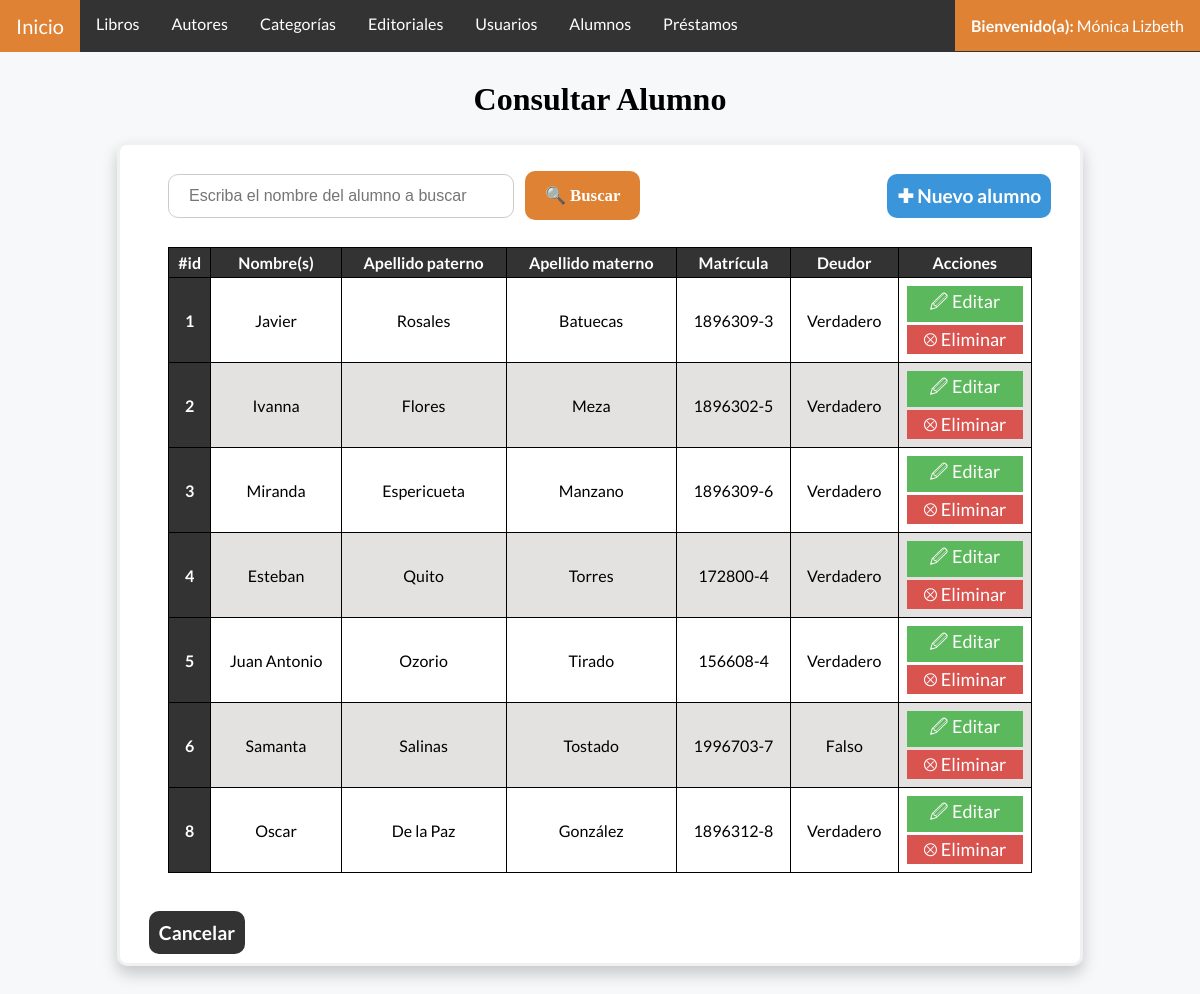
/alumnoConsultar.php (signed in), run on the app's committed database.
### tables this page shows
CREATE TABLE `alumnos` (
  `idAlumno` int(11) NOT NULL AUTO_INCREMENT,
  `nombre` varchar(50) NOT NULL,
  `apellidoPaterno` varchar(30) NOT NULL,
  `apellidoMaterno` varchar(30) DEFAULT NULL,
  `matricula` varchar(9) NOT NULL,
  `deudor` varchar(20) NOT NULL,
  `status` varchar(20) NOT NULL,
  PRIMARY KEY (`idAlumno`)
);

### Conexion.php (called while the page is built, shortened)
<?php
    class Server {
        public $server;
        public $user;
        public $pass;
        public $db;
        public $conexion;
        public function conectar() {
            $this->conexion = new mysqli( $this->server, $this->user, $this->pass, $this->db );
        }
        public function consultarTabla($tabla, $condiciones = null) {
            if ($condiciones === null) {
                $sql = "Select * FROM $tabla WHERE status = 'Activo';";
            }else {
                $sql = "Select * FROM $tabla WHERE $condiciones status = 'Activo';";
            }
            return $this->conexion->query($sql);
        }
    }
    $server = new Server;
    $server->server = "127.0.0.1";
    $server->user = "root";
    $server->pass = "";
    $server->db = "bd_biblioteca";
?>

### alumnoConsultar.php (the view, shortened to what this page needs)
<?php
    include_once ('Conexion.php');
    if(isset($_POST["alumno"])){
        $alumno = $_POST["alumno"];
        $datos = $server->buscarAlumno($alumno);
    }else{
        $alumno = "";
        $datos = $server->consultarTabla("alumnos");
    }
?>
<!DOCTYPE html>
<html lang="es">
<head>
    <link href="css/Estilo.css" rel="stylesheet">
</head>
<body>
    <?php
    include("barraNavegacion.php");
    ?>
    <header>
        <div class="titulo">
            <h1>Consultar Alumno</h1>
        </div>
    </header>
    <div class = "frmFormulario">
    <a class ="agregar" href="alumnoAgregar.php">✚ Nuevo alumno</a>
    <div class="frmMargen2">
        <form class = "frmBuscar" method="post" action= 'alumnoConsultar.php'>
            <input placeholder = "Escriba el nombre del alumno a buscar" name="alumno" value="<?php echo $alumno;?>" type="text" pattern="[\wñÑá-ú\-]+" required>
            <button type="submit" name="buscar">🔍 Buscar</button>
        </form>
        <div class = "tablaDatos">
            <table>
                <thead>
                    <tr>
                        <th scope="col">#id</th>
                        <th scope="col">Nombre(s)</th>
                        <th scope="col">Apellido paterno</th>
                        <th scope="col">Apellido materno</th>
                        <th scope="col">Matrícula</th>
                        <th scope="col">Deudor</th>
                        <th scope="col">Acciones</th>
                    </tr>
                </thead>
                <tbody>
                    <?php
                        while($fila = mysqli_fetch_array($datos)){
                            echo "<tr>";
                            echo "<th scope='row'>".$fila['idAlumno']."</th>";
                            echo "<td>".$fila['nombre']."</td>";
                            echo "<td>".$fila['apellidoPaterno']."</td>";
                            echo "<td>".$fila['apellidoMaterno']."</td>";
                            echo "<td>".$fila['matricula']."</td>";
                            echo "<td>".$fila['deudor']."</td>";
                            echo "<td>
                                    <a class='btnEditar' href='alumnoModificar.php?id=".$fila['idAlumno']."'>🖉 Editar</a>
                                    <a class='btnEliminar' href='alumnoDeshabilitar.php?id=".$fila['idAlumno']."'>⮾ Eliminar</a>
                                </td>";
                            echo "</tr>";
                        }
                    ?>
                </tbody>
            </table>
        </div>
        </div>
        <a class = "cancel" href="alumnoConsultar.php">Cancelar</a>
        <br><br>
    </div>
</body>
</html>

### css/Estilo.css (style rules this page uses)
body { margin: 0; padding: 0; background-color: #F6F8FA; font-family: 'Lato', sans-serif; }
.frmFormulario, .inicio { background-color: white; border: 3px solid #f1f1f1; margin: 5%; margin-top: 2%; margin-right: auto; margin-left: auto; width: 80%; border-radius: 10px; box-shadow: 0px 8px 16px 0px rgba(0,0,0,0.2); ; }
.frmFormulario input[type=text],.frmFormulario input[type=password], .frmFormulario input[type=email], .frmFormulario textarea, .frmFormulario input[type=number], .frmFormulario input[type=date], .frmFormulario select { width: 100%; padding: 12px 20px; margin: 8px 0; display: inline-block; border: 1px solid #ccc; box-sizing: border-box; font-size: 16px; resize: none; }
.frmFormulario button { background-color:#e08234; color: white; padding: 14px 20px; margin: 8px 0; border: none; cursor: pointer; width: 100%; margin-top: 3%; font-family: 'Times New Roman', Times, serif; }
.frmFormulario label, .frmFormulario button { font-weight: bold; font-size: larger; }
h4,h3,h2,h1 { text-align: center; font-family: 'Cambria', Times, serif; }
.frmMargen, .frmMargen2 { margin: 10%; margin-top: 5%; margin-bottom: 5%; }
.frmMargen2 { margin: 5%; margin-top: 0; }
.tablaDatos table { width: 100%; border-collapse: collapse; text-align: center; border-radius: 10px; margin-top: 1%; margin-bottom: 3%; margin-right: auto; margin-left: auto; }
.tablaDatos thead, .tablaDatos th { background-color: #333; color: #ffffff; }
.tablaDatos th, .tablaDatos td { border: #000000 1px solid; padding: 5px; }
.tablaDatos tr:nth-child(even) { background-color: #85807d3b; }
.frmBuscar { font-size: 14px; }
.frmBuscar input[type=text] { width: 40%; border-radius: 10px; }
.frmBuscar button { width: auto; height: auto; border-radius: 10px; margin-left: 1%; }
.cancel, .agregar { color: #ffff; text-decoration: none; font-size: larger; padding: 10px 10px; margin: 3%; border-radius: 10px; font-weight: bold; }
.cancel { background-color: #333; }
.agregar { float:right; background-color: #3a95db; }
.btnEditar, .btnEliminar, .btnDetalles { color: #ffff; text-decoration: none; padding: 3px; margin: 3px; display: block; text-align: center; font-size: large; }
.btnEliminar { background-color: #D9534F; }
.btnEditar { background-color: #5CB85C; }

### data on the page
alumnos: idAlumno "1", nombre "Javier", apellidoPaterno "Rosales", apellidoMaterno "Batuecas", matricula "1896309-3", deudor "Verdadero"
alumnos: idAlumno "2", nombre "Ivanna", apellidoPaterno "Flores", apellidoMaterno "Meza", matricula "1896302-5", deudor "Verdadero"
alumnos: idAlumno "3", nombre "Miranda", apellidoPaterno "Espericueta", apellidoMaterno "Manzano", matricula "1896309-6", deudor "Verdadero"
alumnos: idAlumno "4", nombre "Esteban", apellidoPaterno "Quito", apellidoMaterno "Torres", matricula "172800-4", deudor "Verdadero"
alumnos: idAlumno "5", nombre "Juan Antonio", apellidoPaterno "Ozorio", apellidoMaterno "Tirado", matricula "156608-4", deudor "Verdadero"
alumnos: idAlumno "6", nombre "Samanta", apellidoPaterno "Salinas", apellidoMaterno "Tostado", matricula "1996703-7", deudor "Falso"
alumnos: idAlumno "8", nombre "Oscar", apellidoPaterno "De la Paz", apellidoMaterno "González", matricula "1896312-8", deudor "Verdadero"

### other printed values
$_SESSION['nombres'] "Mónica Lizbeth"
